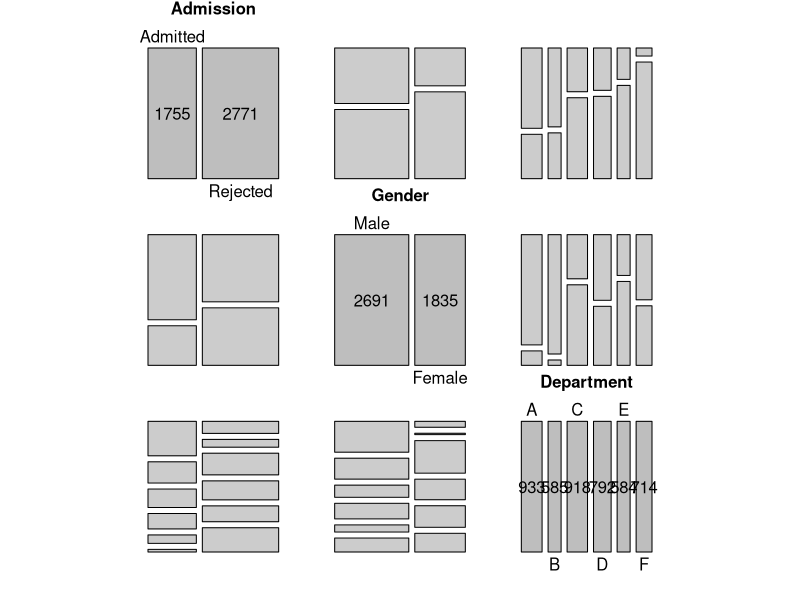

Write R code to recreate this figure.
#######################################################
### Figure 12.15: Pairs-plot for the UCB admissions data
#######################################################
library(vcd)

data(UCBAdmissions)
names(dimnames(UCBAdmissions)) <- c("Admission", "Gender", "Department")

pairs(UCBAdmissions)


